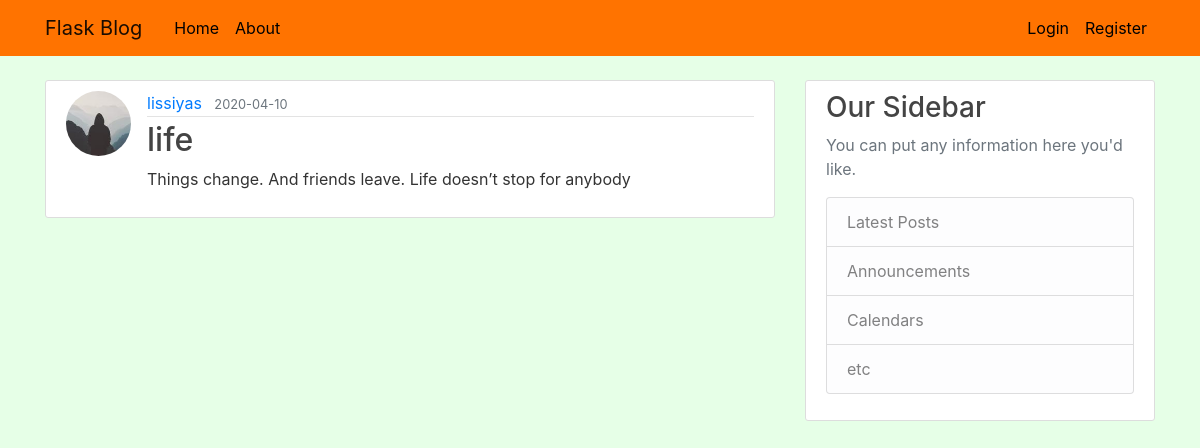
Page /home on the earlier database version.
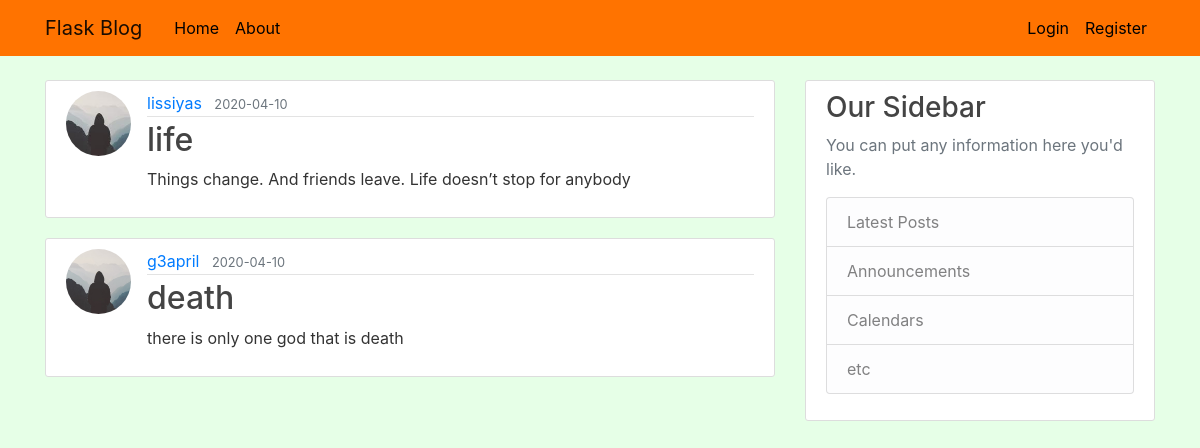
Same page on the later database version.
### flaskblog/models.py (models this page shows, shortened)
class Post(db.Model):
    id = db.Column(db.Integer, primary_key=True)
    title = db.Column(db.String(100), nullable=False)
    date_posted = db.Column(db.DateTime, nullable=False, default=datetime.utcnow)
    content = db.Column(db.Text, nullable=False)
    user_id = db.Column(db.Integer, db.ForeignKey('user.id'), nullable=False)

class User(db.Model, UserMixin):
    id = db.Column(db.Integer, primary_key=True)
    username = db.Column(db.String(20), unique=True, nullable=False)
    email = db.Column(db.String(120), unique=True, nullable=False)
    image_file = db.Column(db.String(20), nullable=False, default='default.jpg')
    password = db.Column(db.String(60), nullable=False)
    posts = db.relationship('Post', backref='author', lazy=True)

### flaskblog/routes.py (the view)
@app.route("/")
@app.route("/home")
def home():
    posts = Post.query.all()
    return render_template('home.html', posts=posts)

### flaskblog/templates/home.html
{% extends "layout.html" %}
{% block content %}
    {% for post in posts %}
        <article class="media content-section">
          <img class="rounded-circle article-img" src="{{ url_for('static', filename='profile_pics/' + post.author.image_file) }}">
          <div class="media-body">
            <div class="article-metadata">
              <a class="mr-2" href="#">{{ post.author.username }}</a>
              <small class="text-muted">{{ post.date_posted.strftime('%Y-%m-%d') }}</small>
            </div>
            <h2><a class="article-title" href="{{ url_for('post', post_id=post.id) }}">{{ post.title }}</a></h2>
            <p class="article-content">{{ post.content }}</p>
          </div>
        </article>
    {% endfor %}
{% endblock content %}

### flaskblog/templates/layout.html (shortened to what this page needs)
<!DOCTYPE html>
<html>
<head>
    <link rel="stylesheet" href="https://maxcdn.bootstrapcdn.com/bootstrap/4.0.0/css/bootstrap.min.css">
    <link rel="stylesheet" type="text/css" href="{{ url_for('static', filename='main.css') }}">
</head>
<body>
    <header class="site-header">
      <nav class="navbar navbar-expand-md navbar-light bg-steel fixed-top">
        <div class="container">
          <a class="navbar-brand mr-4" href="/">Flask Blog</a>
          <div class="collapse navbar-collapse" id="navbarToggle">
            <div class="navbar-nav mr-auto">
              <a class="nav-item nav-link" href="{{ url_for('home') }}">Home</a>
              <a class="nav-item nav-link" href="{{ url_for('about') }}">About</a>
            </div>
            <div class="navbar-nav">
              {% if current_user.is_authenticated %}
                <a class="nav-item nav-link" href="{{ url_for('new_post') }}">New Post</a>
                <a class="nav-item nav-link" href="{{ url_for('account') }}">Account</a>
                <a class="nav-item nav-link" href="{{ url_for('logout') }}">Logout</a>
              {% else %}
                <a class="nav-item nav-link" href="{{ url_for('login') }}">Login</a>
                <a class="nav-item nav-link" href="{{ url_for('register') }}">Register</a>
              {% endif %}
            </div>
          </div>
        </div>
      </nav>
    </header>
    <main role="main" class="container">
      <div class="row">
        <div class="col-md-8">
          {% block content %}{% endblock %}
        </div>
        <div class="col-md-4">
          <div class="content-section">
            <h3>Our Sidebar</h3>
            <p class='text-muted'>You can put any information here you'd like.
              <ul class="list-group">
                <li class="list-group-item list-group-item-light">Latest Posts</li>
                <li class="list-group-item list-group-item-light">Announcements</li>
                <li class="list-group-item list-group-item-light">Calendars</li>
                <li class="list-group-item list-group-item-light">etc</li>
              </ul>
            </p>
          </div>
        </div>
      </div>
    </main>
</body>
</html>

### flaskblog/static/main.css (style rules this page uses)
body { background: #e6ffe7; color: #333333; margin-top: 5rem; }
h1, h2, h3, h4, h5, h6 { color: #444444; }
.navbar { background-color: rgb(255, 115, 0); }
.site-header .navbar-nav .nav-link { color: #000000; }
.content-section { background: #ffffff; padding: 10px 20px; border: 1px solid #dddddd; border-radius: 3px; margin-bottom: 20px; }
.article-title { color: #444444; }
.article-content { white-space: pre-line; }
.article-img { height: 65px; width: 65px; margin-right: 16px; }
.article-metadata { padding-bottom: 1px; margin-bottom: 4px; border-bottom: 1px solid #e3e3e3 }

Differences in the rows shown:
added Post: image_file (placeholder picture), author.username "g3april", date_posted "2020-04-10", title "death", content "there is only one god that is death"
